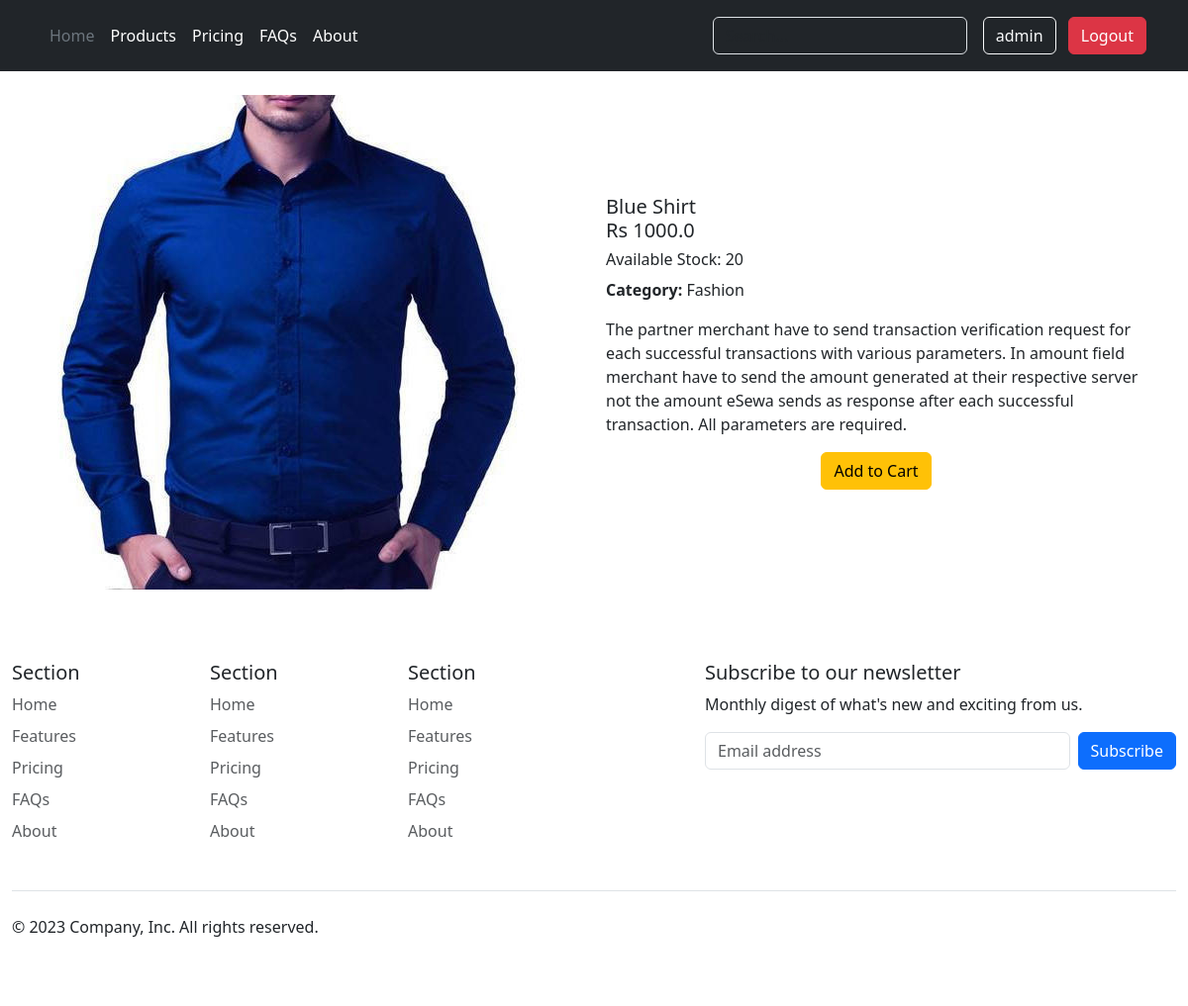
The page /productdetails/4 (signed in) on the database its author committed.
### product/models.py (models this page shows, shortened)
class Product(models.Model):
    product_name=models.CharField(max_length=255)
    product_price=models.FloatField()
    stock=models.IntegerField()
    product_description=models.TextField()
    product_image=models.FileField(upload_to='static/uploads',null=True)
    created_at=models.DateTimeField(auto_now_add=True,null=True)
    category=models.ForeignKey(Category,on_delete=models.CASCADE,null=True)

class Category(models.Model):
    category_name=models.CharField(max_length=255,unique=True)
    created_at=models.DateTimeField(auto_now_add=True,null=True)
    def __str__(self):
        return self.category_name

### userspage/views.py (the view)
# urls.py: path('productdetails/<int:product_id>',product_details),
def product_details(request,product_id):
    product=Product.objects.get(id=product_id)
    context={
        'product':product
    }
    return render(request,'users/productdetails.html',context)

### userspage/templates/users/productdetails.html (shortened to what this page needs)
{% extends 'layouts.html' %}
{% load static %}
{% block main_content %}
{% include 'users/header.html' %}
<div class="container my-4">
    <div class="row d-flex justify-content-between align-items-center">
        <div class="col-md-4">
            <img src="/{{product.product_image}}" alt="{{product.product_name}}" width="500">
        </div>
        <div class="col-md-6">
            <div class="card-body">
                <h5 class="card-title">{{product.product_name}}</h5>
                <h5>Rs {{product.product_price}}</h5>
                <h6>Available Stock: {{product.stock}}</h6>
                <p><strong>Category:</strong> {{product.category}}</p>
                <p class="card-text">{{product.product_description}}</p>
                <div class="d-flex justify-content-center mt-3">
                    <a href="/addtocart/{{product.id}}" class="btn btn-warning">Add to Cart</a>
                </div>
              </div>
        </div>
    </div>
</div>
{% include 'users/footer.html' %}
{% endblock %}

### userspage/templates/users/header.html (shortened to what this page needs)
<header class="p-3 text-bg-dark">
    <div class="container">
        <div class="d-flex flex-wrap align-items-center justify-content-center justify-content-lg-start">
            <ul class="nav col-12 col-lg-auto me-lg-auto mb-2 justify-content-center mb-md-0">
                <li><a href="/" class="nav-link px-2 text-secondary">Home</a></li>
                <li><a href="/productlist" class="nav-link px-2 text-white">Products</a></li>
                <li><a href="#" class="nav-link px-2 text-white">Pricing</a></li>
                <li><a href="#" class="nav-link px-2 text-white">FAQs</a></li>
                <li><a href="#" class="nav-link px-2 text-white">About</a></li>
            </ul>
            <form class="col-12 col-lg-auto mb-3 mb-lg-0 me-lg-3" role="search">
                <input type="search" class="form-control form-control-dark text-bg-dark" placeholder="Search..."
                    aria-label="Search">
            </form>
            <div class="text-end">
                {% if user.is_authenticated %}
                <a href="#" class="btn btn-outline-light me-2">{{user.username}}</a>
                <a href="/logout" class="btn btn-danger">Logout</a>
                {% else %}
                <a href="/login" class="btn btn-outline-light me-2">Login</a>
                <a href="/register" class="btn btn-warning">Sign-up</a>
                {% endif %}
            </div>
        </div>
    </div>
</header>

### rows shown on the page
Product: product_image (picture), product_name "Blue Shirt", product_price "1000.0", stock "20", category "Fashion", product_description "The partner merchant have to send transaction verification request for each successful transactions with various parameters. In amount field merchant have to send the amount generated at their respective server not the amount eSewa sends as response after each successful transaction. All parameters are required."

### other values the page prints
{{ user.username }} "admin"
